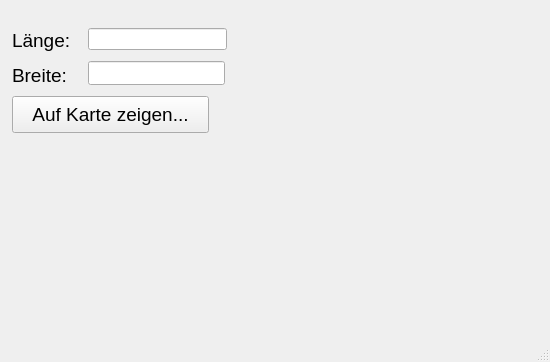
<?xml version="1.0" encoding="UTF-8"?>
<ui version="4.0">
 <class>MainWindow</class>
 <widget class="QMainWindow" name="MainWindow">
  <property name="geometry">
   <rect>
    <x>0</x>
    <y>0</y>
    <width>550</width>
    <height>362</height>
   </rect>
  </property>
  <property name="windowTitle">
   <string>MainWindow</string>
  </property>
  <widget class="QWidget" name="centralwidget">
   <widget class="QPushButton" name="pushButton">
    <property name="geometry">
     <rect>
      <x>12</x>
      <y>96</y>
      <width>197</width>
      <height>37</height>
     </rect>
    </property>
    <property name="font">
     <font>
      <pointsize>14</pointsize>
     </font>
    </property>
    <property name="text">
     <string>Auf Karte zeigen...</string>
    </property>
   </widget>
   <widget class="QWidget" name="verticalLayoutWidget">
    <property name="geometry">
     <rect>
      <x>88</x>
      <y>26</y>
      <width>139</width>
      <height>26</height>
     </rect>
    </property>
    <layout class="QVBoxLayout" name="verticalLayout">
     <item>
      <widget class="QLineEdit" name="lineEdit_2"/>
     </item>
    </layout>
   </widget>
   <widget class="QLabel" name="label_2">
    <property name="geometry">
     <rect>
      <x>12</x>
      <y>61</y>
      <width>67</width>
      <height>28</height>
     </rect>
    </property>
    <property name="font">
     <font>
      <pointsize>14</pointsize>
     </font>
    </property>
    <property name="text">
     <string>Breite:</string>
    </property>
   </widget>
   <widget class="QLabel" name="label">
    <property name="geometry">
     <rect>
      <x>12</x>
      <y>26</y>
      <width>69</width>
      <height>28</height>
     </rect>
    </property>
    <property name="font">
     <font>
      <pointsize>14</pointsize>
     </font>
    </property>
    <property name="text">
     <string>Länge:</string>
    </property>
   </widget>
   <widget class="QLineEdit" name="lineEdit">
    <property name="geometry">
     <rect>
      <x>88</x>
      <y>61</y>
      <width>137</width>
      <height>24</height>
     </rect>
    </property>
   </widget>
  </widget>
  <widget class="QMenuBar" name="menubar">
   <property name="geometry">
    <rect>
     <x>0</x>
     <y>0</y>
     <width>550</width>
     <height>26</height>
    </rect>
   </property>
  </widget>
  <widget class="QStatusBar" name="statusbar"/>
 </widget>
 <resources/>
 <connections/>
</ui>
